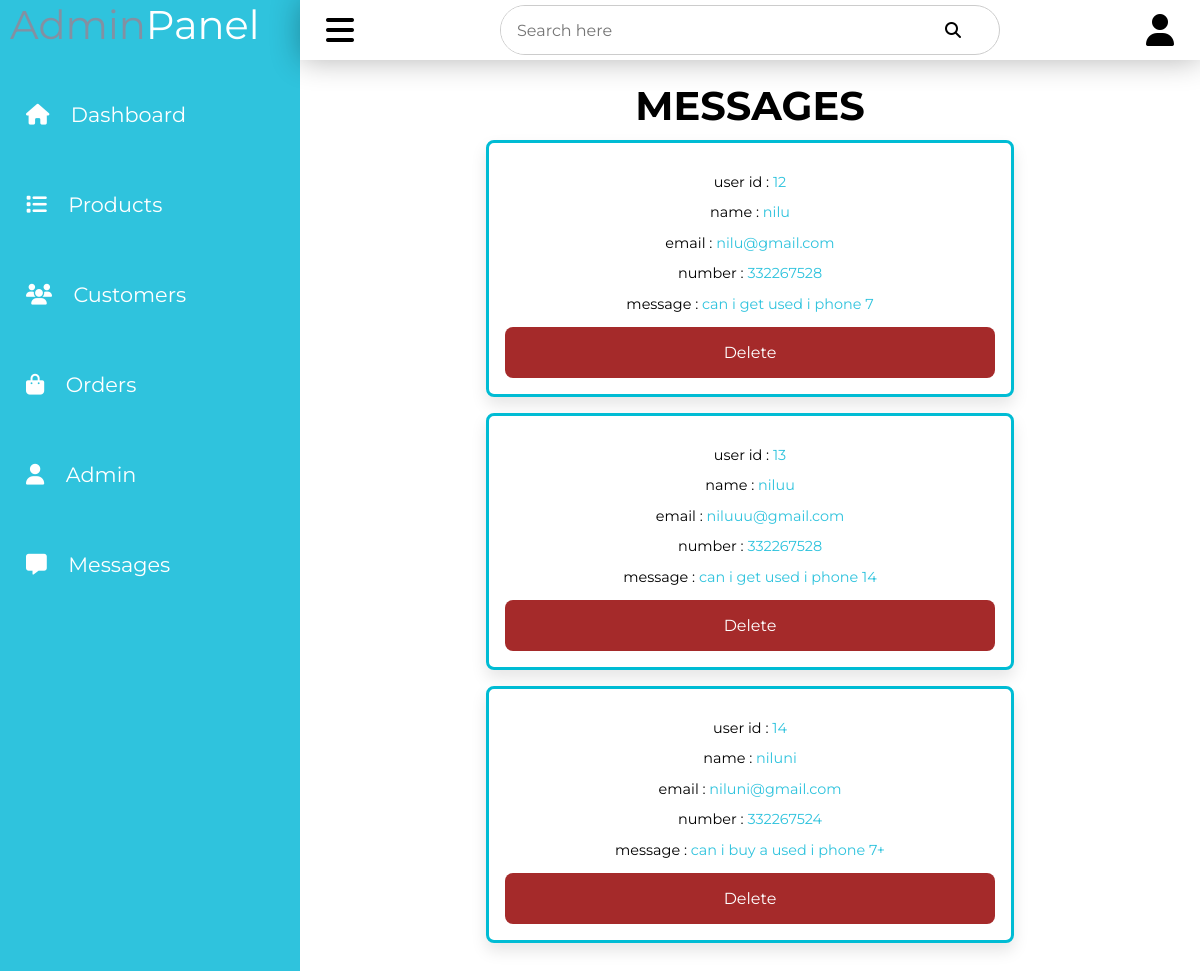
/admin/messages.php (signed in), run on the app's committed database.
### tables this page shows
CREATE TABLE `messages` (
  `id` int(100) NOT NULL,
  `user_id` int(100) NOT NULL,
  `name` varchar(100) NOT NULL,
  `email` varchar(100) NOT NULL,
  `number` int(10) NOT NULL,
  `message` varchar(500) NOT NULL
);

### admin/messages.php (the view, shortened to what this page needs)
<?php
include '../components/connect.php';
?>
<!DOCTYPE html>
<html lang="en">
<head>
    <link rel="stylesheet" href="../css/dashbordstyle.css">
    <link rel="stylesheet" href="../css/update.css">
</head>
<body>
<?php include'../components/admin_sidebar.php' ?>
<section class="contacts">
<h1 class="heading">messages</h1>
<div class="box-container">
   <?php
      $select_messages = $conn->prepare("SELECT * FROM `messages`");
      $select_messages->execute();
      if($select_messages->rowCount() > 0){
         while($fetch_message = $select_messages->fetch(PDO::FETCH_ASSOC)){
   ?>
   <div class="box">
   <p> user id : <span><?= $fetch_message['user_id']; ?></span></p>
   <p> name : <span><?= $fetch_message['name']; ?></span></p>
   <p> email : <span><?= $fetch_message['email']; ?></span></p>
   <p> number : <span><?= $fetch_message['number']; ?></span></p>
   <p> message : <span><?= $fetch_message['message']; ?></span></p>
   <a href="messages.php?delete=<?= $fetch_message['id']; ?>" onclick="return confirm('delete this message?');" class="delete-btn">delete</a>
   </div>
   <?php
         }
      }else{
         echo '<p class="empty">you have no messages</p>';
      }
   ?>
</div>
</section>
</body>
</html>

### css/dashbordstyle.css (style rules this page uses)
:root { --main-color: #2fc3dd; --color-dark: #1d2231; --text-grey: #8390a2; }
* { font-family: "Montserrat", serif; margin: 0; padding: 0; box-sizing: border-box; text-decoration: none; outline: none; border: none; list-style: none; }
html { overflow: auto; }
body { min-height: 100vh; overflow-x: hidden; }
.btn, .delete-btn, .option-btn { display: block; width: 100%; margin-top: .5rem; border-radius: .5rem; padding: 1rem 3rem; font-size: 1rem; text-transform: capitalize; color: white; cursor: pointer; text-align: center; }
.delete-btn { background-color: #a52a2a; }

### css/update.css (style rules this page uses)
:root { --main-color: #2fc3dd; --color-dark: #1d2231; --text-grey: #8390a2; --white: #ffffff; --border-color: #00bcd4; --border:.2rem solid var(--border-color); --box-shadow:0 .5rem 1rem rgba(0,0,0,.1); }
* { font-family: "Montserrat", sans-serif; margin: 0; padding: 0; box-sizing: border-box; text-decoration: none; outline: none; border: none; }
html { overflow: auto; }
.contacts { position: absolute; width: calc(100% - 300px); left: 300px; padding: 60px; display: flex; justify-content: center; align-items: center; min-height: calc(100vh - 80px); top: 80px; margin: 0 auto; transition: 0.5s; }
.contacts .box-container { display: grid; grid-template-columns: repeat(auto-fit, 33rem); gap:1rem; align-items: flex-start; justify-content: center; }
.contacts .box-container .box { padding:1rem; padding-top: 1rem; border-radius: .5rem; border:var(--border); background-color: var(--white); box-shadow: var(--box-shadow); }
.contacts .box-container .box p { line-height: 1; font-size: .9rem; color:var(--light-color); margin:1rem 0; text-align: center; }
.contacts .box-container .box p span { color:var(--main-color); }
.contacts .heading { position: absolute; top: 1px; left: 50%; transform: translateX(-50%); font-weight: bold; color: black; font-size: 40px; text-transform: uppercase; }

### data on the page
messages: user_id "12", name "nilu", email "nilu@gmail.com", number "332267528", message "can i get used i phone 7"
messages: user_id "13", name "niluu", email "niluuu@gmail.com", number "332267528", message "can i get used i phone 14"
messages: user_id "14", name "niluni", email "niluni@gmail.com", number "332267524", message "can i buy a used i phone 7+"
